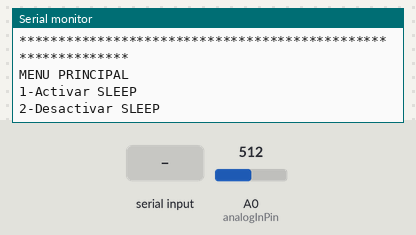
Bench run of a sketch on a simulated Arduino Uno, built with avr-gcc and run on an emulated ATmega328P. On the bench: the last lines printed to the serial monitor. The test bench sets the inputs (shaded band); at power-on: A0 (analogInPin) = 512.

Above: at 1.1 s.
1.2 s: "*" received over Serial
2.7 s: "1" received over Serial
At 3.7 s:
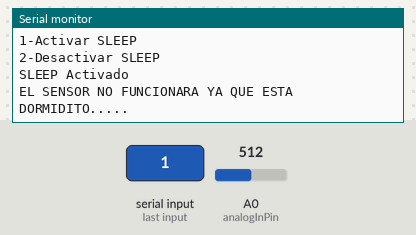
At 5.95 s:
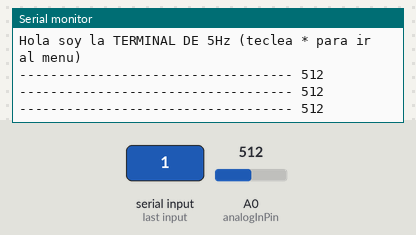

Measured:
- after the input at 2.7 s, the serial monitor: prints a new line at once (image 1)

The sketch:

A1391.ino
```cpp
#include <SoftwareSerial.h>
SoftwareSerial mySerial(3, 2);
#define SLEEP 8

const int analogInPin = A0;  // Analog input pin that the potentiometer is attached to

int sensorValue = 0;        // value read from the pot
int outputValue = 0;        // value output to the PWM (analog out)
int opcion = 0;
int barras;

int entrada;
void setup(){
  pinMode(SLEEP,OUTPUT);

  Serial.begin(9600);

//  do{
//  }while(Serial.available()==0);
//  if(Serial.available()>0){
    menu();
//  }
}

void loop(){
  if (opcion == 1)  // indica que se seleccionó una opción válida
    leer_sensor();
  else
    menu();
  if (Serial.available()){
    entrada=Serial.read();
    if(entrada=='*'){
      menu();
    }

  }
}


void menu(){
  int entradaMenu;
  Serial.println("-------------------5HZ ELECTRONICA---------------------------");
  Serial.println("");
  Serial.println("                     PRESENTA");
  Serial.println("");
  Serial.println("*************************************************************");
  Serial.println("");
  Serial.println("      BIEVENIDO AL PROGRAMA DE PRUEBAS DEL A1391");
  Serial.println("");
  Serial.println("            YA TIENES UN IMAN A LA MANO????");
Serial.println("");
    Serial.println("*************************************************************");
  Serial.println("");
  Serial.println("MENU PRINCIPAL");
  Serial.println("1-Activar SLEEP");
  Serial.println("2-Desactivar SLEEP");
  do{
  }while(Serial.available()==0);
      entradaMenu=Serial.read();
    switch(entradaMenu){

    case '1':
      digitalWrite(SLEEP,LOW);
       Serial.println("");
      Serial.println("SLEEP Activado");
      Serial.println("EL SENSOR NO FUNCIONARA YA QUE ESTA DORMIDITO.....");
      delay(3000);
      opcion = 1;
      break;

    case '2':
       digitalWrite(SLEEP,HIGH);
        Serial.println("");
      Serial.println("SLEEP Desactivado");
      Serial.println("LA SALIDA SERA 127 SIN PRESENCIA DE CAMPO MAGNETICO");
      Serial.println("CAMPO POSITIVO: AUMENTARA .....VARIARA ENTRE 511 Y 1023 DE ACUERDO A LA INTENSIDAD");
      Serial.println("CAMPO NEGATIVO: DISMINUIRA..... VARIARA ENTRE 511 A 0 DE ACUERDO A LA INTENSIDAD");
      delay(3000);
      opcion = 1;
      break;

    default:
      Serial.println("Solo hay dos opciones... 1..y 2... =) ");
      opcion = 0;
      break;
    }

    if (opcion == 1)
    Serial.println("Hola soy la TERMINAL DE 5Hz (teclea * para ir al menu) ");

}


void leer_sensor() {
  // read the analog in value:
  sensorValue = analogRead(analogInPin);
  // map it to the range of the analog out:
//  outputValue = map(sensorValue, 0, 1023, 0, 255);
  // change the analog out value:


  barras = sensorValue / 15;

  for (int i=0; i <= barras; i++)
     Serial.print("-");
  Serial.print(" ");
//  Serial.print("sensor = " );
  Serial.println(sensorValue);
//  Serial.print("output = ");
//  Serial.println(outputValue);

  // wait 10 milliseconds before the next loop
  // for the analog-to-digital converter to settle
  // after the last reading:
  delay(100);
}
```
